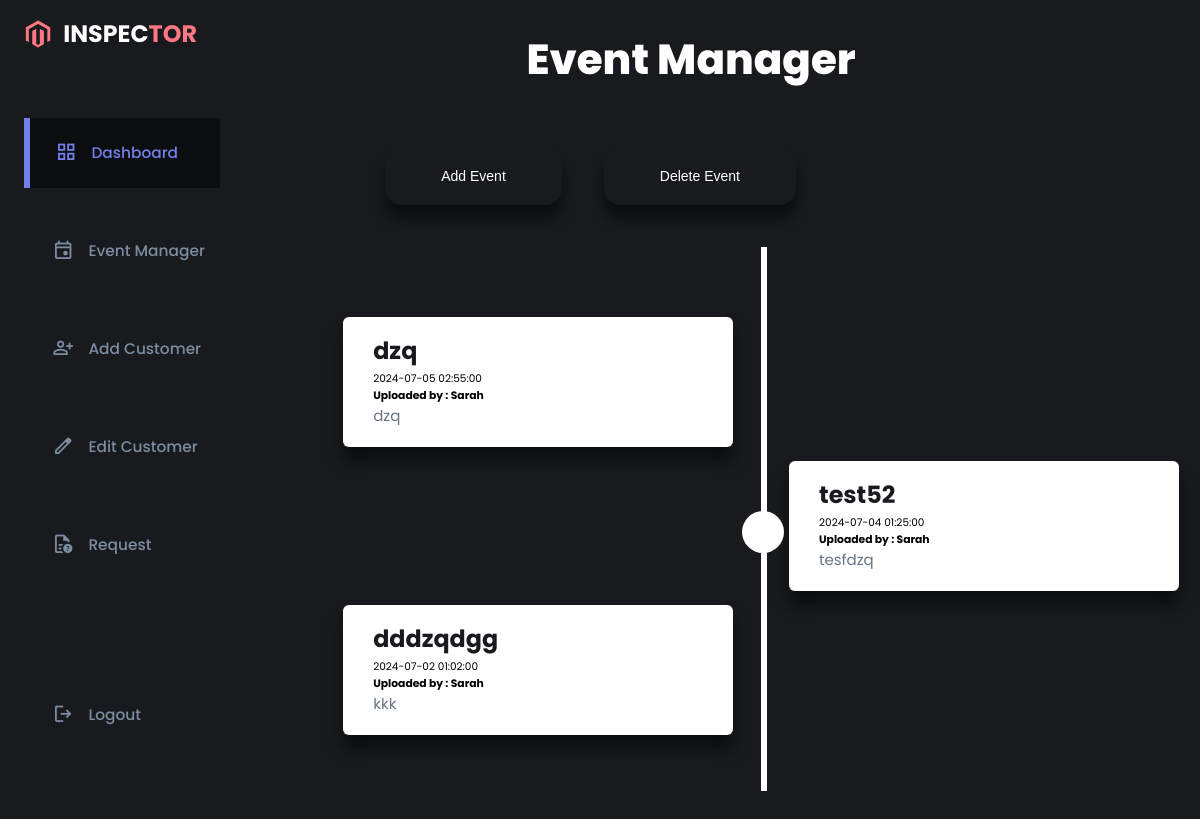
The page /1 on the database its author committed.
### app.py (models this page shows)
class Event(db.Model):
    id = db.Column(db.Integer,primary_key=True)
    name = db.Column(db.String(30))
    description = db.Column(db.String(500))
    case_id = db.Column(db.Integer, db.ForeignKey('case.id'),nullable=False)
    timestamp = db.Column(db.DateTime, nullable=False)
    profile_name = db.Column(db.String(30))

### app.py (the view)
@app.route('/<case_id>', methods=['GET','POST'])
def file_page(case_id):
    case = Case.query.get_or_404(case_id)
    profiles = profile.query.all()
    profiles = [profile  for profile in profiles]
    return render_template('file_page.html', case=case,profiles=profiles)

### templates/file_page.html (shortened to what this page needs)
<!DOCTYPE html>
<html lang="en">
<head>
    <link rel="stylesheet" href="/static/css/style.css">
</head>
<body>
    <div class="container2" id="cnt" >
        <aside>
            <div class="top">
                <div class="logo">
                    <img src="/static/images/logo.png">
                    <h2>INSPEC<span class="danger">TOR</span></h2>
                </div>
            </div>
            <div class="sidebar">
                <a href="/" class="active">
                    <span class="material-symbols-outlined">grid_view</span>
                    <h3>Dashboard</h3>
                </a>
                <a href="event_manager.html">
                    <span class="material-symbols-outlined">event</span>
                    <h3>Event Manager</h3>
                </a>
                <a href="Add customer.html">
                    <span class="material-symbols-outlined">person_add</span>
                    <h3>Add Customer</h3>
                </a>
                 <a href="edit_customer.html">
                    <span class="material-symbols-outlined">edit</span>
                    <h3>Edit Customer</h3>
                </a>
                <a href="#">
                    <span class="material-symbols-outlined">
                        </span>
                    <h3>Request</h3>
                </a>
                <a href="#">
                    <span class="material-symbols-outlined">
                        </span>
                    <h3>Logout</h3>
                </a>
            </div>
        </aside>
        <main>
            <h1>Event Manager</h1>
            <div class="button_list2">
                <button onclick="openForm()"  class="login-button">Add Event</button>
                <button  onclick="opendeleteForm()"  class="login-button">Delete Event</button>
            </div>
            <div class="timeline">
                {% for event in case.events %}
                <div class="container-event {% if loop.index % 2 == 0 %}right-container {% else %}left-container{% endif %}">
                    <div class="text-box ">
                        <div class="{% if loop.index % 2 == 0 %}circle_right {% endif %}"></div>
                        <h2>{{ event.name }}</h2>
                        <small>{{ event.timestamp}}</small>
                        <h4>Uploaded by : {{ event.profile_name}}</h4>
                        <p>{{ event.description }}</p>
                    </div>
                  </div>
                  {% endfor %}
            </div>
        </main>
    </div>
</body>
</html>

### static/css/style.css (style rules this page uses)
:root { --color-primary: #7380ec; --color-white: #fff; --color-info-dark: #7d8da1; --color--primary:#7380ec; --color-dark: #363949; --color-dark2: #202528; --color-danger:#ff7782; --color-primary-variant: #677483; --color-light: rgba(0,0,0,0.5); --color-dark-variant:#677483; --color--background:#181a1e; --card-border-radius:2rem; --border-radius-1: 0.4rem; --border-radius-2: 0.8rem; --border-radius-3: 1.2rem; --card-padding:1.8rem; --padding-1: 1.2rem; --box-shadow: 0rem 1rem 1rem var(--color-light); --white: rgba(255, 255, 255, 1); --black: rgba(38, 38, 38, 1); --lightGray: rgba(245, 239, 237, 1); --gray: rgba(213, 223, 229, 1); --lightBlue: rgba(86, 203, 249, 1); --blue: rgba(28, 119, 195, 1); }
* { margin: 0; padding: 0; outline: 0; appearance: none; border: 0; text-decoration: none; list-style: none; box-sizing: border-box; }
html { font-size: 14px; }
body { width: 100vw; height: 100vh; font-size: 0.88rem; font-family: poppins,sans-serif; background-color: var(--color--background); user-select: none; overflow-x: hidden; }
a { color: var(--color-dark); }
img { display: block; width: 100%; }
h1 { font-weight: 800; font-size: 1.8rem; color: #fff; }
h2 { font-size: 1.7rem; color: var(--color-white); line-height: 2rem; }
h3 { font-size: 1.1rem; }
h4 { font-size: 0.8rem; }
h4 { font-size: 0.77rem; }
small { font-size: 0.75rem; }
p { color: var(--color-dark-variant); }
.danger { color: var(--color-danger); }
aside { height: 100vh; }
aside .top { display: flex; align-items: center; justify-content: space-between; margin-top: 1.4rem; }
aside .logo { display: flex; gap: 0.8rem; }
aside .logo img { width: 2rem; height: 2rem; }
aside .sidebar { display: flex; flex-direction: column; height: 86vh; position: relative; top: 3rem; }
aside h3 { font-weight: 500; }
aside .sidebar a { display: flex; color: var(--color-info-dark); margin-left: 2rem; margin-top: 2rem; gap: 1rem; align-items: center; position: relative; height: 5rem; transition: all 400ms ease; }
aside .sidebar a span { font-size: 1.9rem; }
aside .sidebar a span { font-size: 1.6rem; transition: all 300ms ease; }
aside .sidebar a:last-child { position: absolute; bottom: 2rem; width: 100%; }
aside .sidebar a.active { background: var(--color-light); color: var(--color--primary); margin-left: 0; }
aside .sidebar a.active:before { content: ""; width: 6px; height: 100%; background: var(--color--primary); }
aside .sidebar a.active span { color: var(--color--primary); margin-left: calc(1rem - 3px); }
.login-button { font-size: 1rem; margin-top: 2rem; padding: 1.5rem 4rem; color: #fff; border-radius: var(--border-radius-3); box-shadow: var(--box-shadow); background-color: var(--color--background); }
main h1 { position: relative; font-size: 3rem; margin-top: 2rem; text-align: center; animation: moveleft 500ms ease-in-out forwards; }
.container2 { display: grid; width: 96%; margin: 0 auto; gap: 1.8rem; grid-template-columns: 14rem auto 1rem; }
main { width: 100%; }
.timeline { position: relative; width: 100%; margin: 3rem; padding: 4rem; max-width: 110rem; }
.timeline::after { content: ''; position: absolute; width: 6px; height: 100%; background: #fff; top: 0; left: 50%; z-index: -1; margin-left: 2rem; }
.circle_right { position: absolute; width: 3rem; height: 3rem; border-radius: 50%; background-color: #fff; left: -47px; top: 50px; }
.container-event { box-shadow: var(--box-shadow); position: relative; margin-top: 1rem; opacity: 0; }
.container-event.left-container.show { opacity: 1; animation: moveleft 2s ease-in-out; }
.container-event.right-container.show { opacity: 1; animation: moveright 1s ease; }
.text-box { padding: 20px 30px; background: #fff; position: relative; border-radius: 6px; font-size: 15px; }
.text-box h2 { color: #181a1e; }
.left-container { left: 0; margin-right: 2rem; width: 50%; }
.right-container { left: 50%; margin-left: 4rem; width: 50%; }
.button_list2 { margin: 2rem; margin-left: 10rem; display: flex; gap: 3rem; }

### rows shown on the page
Event: name "dzq", timestamp "2024-07-05 02:55:00", profile_name "Sarah", description "dzq"
Event: name "test52", timestamp "2024-07-04 01:25:00", profile_name "Sarah", description "tesfdzq"
Event: name "dddzqdgg", timestamp "2024-07-02 01:02:00", profile_name "Sarah", description "kkk"
